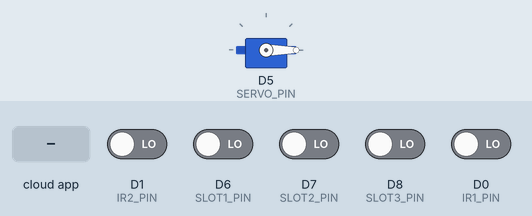
Bench run of a sketch on a simulated ESP8266 (NodeMCU). On the bench: servo. The test bench sets the inputs (shaded band); at power-on: D0 (IR1_PIN), D1 (IR2_PIN), D6 (SLOT1_PIN), D7 (SLOT2_PIN), D8 (SLOT3_PIN) LOW. WiFi joins after 1.5 s; servers stay silent unless stated; network time is answered at once with the bench clock; the local clock reads 2024-03-15 10:24:30 at power-on unless the sketch sets it; no MQTT or app messages arrive unless stated; what the sketch prints to the serial monitor is not drawn.

Above: at 2.7 s.
2.8 s: D0 (IR1_PIN) driven HIGH
At 7.05 s:
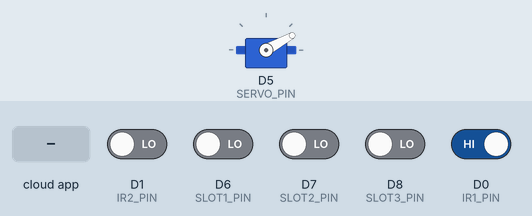
At 8.9 s:
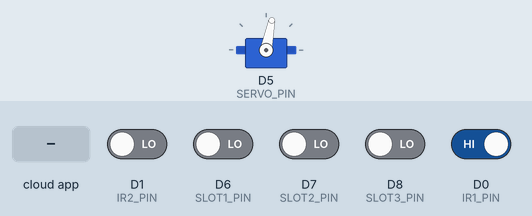
9.2 s: the phone or cloud app sets EntryGate to OFF
16.9 s: D1 (IR2_PIN) driven HIGH
26.3 s: the phone or cloud app sets ExitGate to ON
30.6 s: the phone or cloud app sets ExitGate to OFF
At 31.15 s:
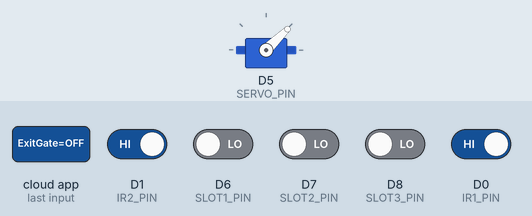
Timing chart, 0 to 33.6 s (numbered marks = the images above; inputs shaded):
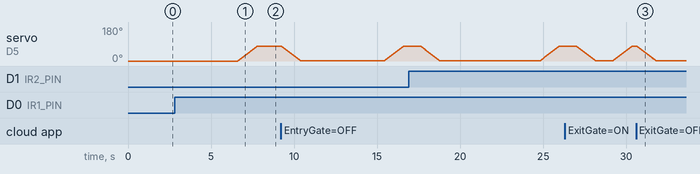

Measured:
- after the input at 2.8 s, servo on D5 (SERVO_PIN): moves from 0° to 79° over 1.2 s, starting after 3.8 s
- after the input at 30.6 s, servo on D5 (SERVO_PIN): moves from 79° to 1° over 1.2 s, starting at once

The sketch:

FINAL.ino
```cpp
#include <WiFi.h>
#include <WiFiClient.h>
#include <WiFiServer.h>
#include <WiFiUdp.h>
#include <ESP8266WiFi.h>
#include "Adafruit_MQTT.h"
#include "Adafruit_MQTT_Client.h"
#include <Servo.h>
#include <WiFiUdp.h>
#include <NTPClient.h>

// WiFi information
const char* ssid = "quocnguyn";
const char* password = "20110304";

// MQTT info
#define MQTT_SERV "io.adafruit.com"
#define MQTT_PORT 1883
#define MQTT_NAME "QUYNH22"
#define MQTT_PASS "aio_KkEs71DUY8mODr4oyCOZaLfgKrkv"

WiFiClient client;
Adafruit_MQTT_Client mqtt(&client, MQTT_SERV, MQTT_PORT, MQTT_NAME, MQTT_PASS);

// Register MQTT topics
Adafruit_MQTT_Subscribe EntryGate = Adafruit_MQTT_Subscribe(&mqtt, MQTT_NAME "/f/EntryGate");
Adafruit_MQTT_Subscribe ExitGate = Adafruit_MQTT_Subscribe(&mqtt, MQTT_NAME "/f/ExitGate");
Adafruit_MQTT_Publish CarsParked = Adafruit_MQTT_Publish(&mqtt, MQTT_NAME "/f/CarsParked");

// Assuming you already have MQTT publish objects for each slot like this:
Adafruit_MQTT_Publish EntrySlot1_Publish = Adafruit_MQTT_Publish(&mqtt, MQTT_NAME "/f/EntrySlot1");
Adafruit_MQTT_Publish ExitSlot1_Publish = Adafruit_MQTT_Publish(&mqtt, MQTT_NAME "/f/ExitSlot1");

Adafruit_MQTT_Publish EntrySlot2_Publish = Adafruit_MQTT_Publish(&mqtt, MQTT_NAME "/f/EntrySlot2");
Adafruit_MQTT_Publish ExitSlot2_Publish = Adafruit_MQTT_Publish(&mqtt, MQTT_NAME "/f/ExitSlot2");

Adafruit_MQTT_Publish EntrySlot3_Publish = Adafruit_MQTT_Publish(&mqtt, MQTT_NAME "/f/EntrySlot3");
Adafruit_MQTT_Publish ExitSlot3_Publish = Adafruit_MQTT_Publish(&mqtt, MQTT_NAME "/f/ExitSlot3");

// Sensor and servo pins
const int IR1_PIN = D0;  // Pin D0 for vehicle entry sensor
const int IR2_PIN = D1;  // Pin D1 for vehicle exit sensor
const int SLOT1_PIN = D6;
const int SLOT2_PIN = D7;
const int SLOT3_PIN = D8;
const int SERVO_PIN = D5;
const int DEBOUNCE_DELAY = 200;  // Debounce delay is 200ms
unsigned long lastIR1Time = 0;
unsigned long lastIR2Time = 0;
Servo myservo;
int count = 0;
const int CLOSE_ANGLE = 0;  // Close angle for servo
const int OPEN_ANGLE = 80;  // Open angle for servo

bool s1_occupied = false;
bool s2_occupied = false;
bool s3_occupied = false;
unsigned long lastDetectedTime = 0; // Time when the vehicle stops

WiFiUDP ntpUDP;
NTPClient timeClient(ntpUDP, "pool.ntp.org", 7 * 3600, 60000); // UTC+7

// Function prototypes
void handleSlot(bool slotState, bool& slotOccupied, const char* slotName, String formattedTime,
                Adafruit_MQTT_Publish& entrySlotPublish, Adafruit_MQTT_Publish& exitSlotPublish);
void handleGateCommand(const char* command, const char* gateName);

void setup() {
  Serial.begin(57600);

  // Connect to WiFi
  Serial.print("Connecting to WiFi");
WiFi.begin((char*)ssid, password);
  while (WiFi.status() != WL_CONNECTED) {
    Serial.print(".");
    delay(500);
  }
  Serial.println("\nConnected to WiFi!");

  // Setup MQTT
  mqtt.subscribe(&EntryGate);
  mqtt.subscribe(&ExitGate);

  // Setup sensors and servo
  pinMode(IR1_PIN, INPUT);
  pinMode(IR2_PIN, INPUT);
  pinMode(SLOT1_PIN, INPUT);
  pinMode(SLOT2_PIN, INPUT);
  pinMode(SLOT3_PIN, INPUT);
  myservo.attach(SERVO_PIN);
  myservo.write(CLOSE_ANGLE);  // Initially, close the gate

  // Update time client
  timeClient.update();
}

void loop() {
  MQTT_connect();
  timeClient.update();

  String currentTime = timeClient.getFormattedTime(); // Get time as HH:MM:SS
  Serial.println("Current Time: " + currentTime);

  // Read slot sensor states
  bool s1 = digitalRead(SLOT1_PIN);
  bool s2 = digitalRead(SLOT2_PIN);
  bool s3 = digitalRead(SLOT3_PIN);

  // Handle slot occupancy
  handleSlot(s1, s1_occupied, "Slot 1", timeClient.getFormattedTime(), EntrySlot1_Publish, ExitSlot1_Publish);
  handleSlot(s2, s2_occupied, "Slot 2", timeClient.getFormattedTime(), EntrySlot2_Publish, ExitSlot2_Publish);
  handleSlot(s3, s3_occupied, "Slot 3", timeClient.getFormattedTime(), EntrySlot3_Publish, ExitSlot3_Publish);

  // Check if IR1 is triggered to open the gate (when the vehicle enters)
  if (digitalRead(IR1_PIN) == HIGH) { // Vehicle enters (IR1 triggered)
    openCloseGate(true);  // Open gate
    lastDetectedTime = millis(); // Update time when vehicle enters
    delay(1000); // Optional: add a delay to avoid rapid repeated triggers (debouncing)
  }

  // Check if IR2 is triggered to close the gate (when the vehicle exits)
  if (digitalRead(IR2_PIN) == HIGH) { // Vehicle exits (IR2 triggered)
    openCloseGate(false); // Close gate (servo set to 0 degrees)
    lastDetectedTime = millis(); // Update time when vehicle exits
    delay(1000); // Optional: add a delay to avoid rapid repeated triggers (debouncing)
  }

  // Handle commands from MQTT
  Adafruit_MQTT_Subscribe* subscription;
  while ((subscription = mqtt.readSubscription(5000))) {
    if (subscription == &EntryGate) {
      handleGateCommand((char*)EntryGate.lastread, "Entry Gate");
    } else if (subscription == &ExitGate) {
      handleGateCommand((char*)ExitGate.lastread, "Exit Gate");
    }
  }

  // Update the car count
  int carsParkedCount = 0;  // Reset counter each loop cycle
  if (s1_occupied) carsParkedCount++;
  if (s2_occupied) carsParkedCount++;
  if (s3_occupied) carsParkedCount++;

  Serial.print("Cars parked: ");
  Serial.println(carsParkedCount);  // Debugging the car count

  // Publish the car count to MQTT
  if (!CarsParked.publish(String(carsParkedCount).c_str())) {
    Serial.println("Failed to publish CarsParked value.");
  } else {
    Serial.println("CarsParked value published.");
  }
}

void handleSlot(bool slotState, bool& slotOccupied, const char* slotName, String formattedTime,
                Adafruit_MQTT_Publish& entrySlotPublish, Adafruit_MQTT_Publish& exitSlotPublish) {
  if (slotState && !slotOccupied) {
    Serial.printf("%s is occupied\n", slotName);
    slotOccupied = true;
    if (!entrySlotPublish.publish((char*)formattedTime.c_str())) {
      Serial.println("Failed to publish entry time for slot.");
    }
  } else if (!slotState && slotOccupied) {
    Serial.printf("%s is vacant\n", slotName);
    slotOccupied = false;
    if (!exitSlotPublish.publish((char*)formattedTime.c_str())) {
      Serial.println("Failed to publish exit time for slot.");
    }
  }
}
void openCloseGate(bool open) {
  int targetAngle = open ? OPEN_ANGLE : CLOSE_ANGLE;  // Chọn góc mục tiêu (OPEN_ANGLE hoặc CLOSE_ANGLE)
  int currentAngle = myservo.read();  // Lấy góc hiện tại của servo

  // Nếu góc hiện tại khác góc mục tiêu, thực hiện chuyển động dần dần
  if (currentAngle != targetAngle) {
    int step = (targetAngle > currentAngle) ? 1 : -1;  // Đặt bước nhảy (tăng hoặc giảm góc)

    // Di chuyển servo đến góc mục tiêu dần dần
    for (int angle = currentAngle; angle != targetAngle; angle += step) {
      myservo.write(angle);  // Cập nhật góc servo
      delay(15);  // Độ trễ giữa các bước, có thể điều chỉnh để giảm tốc độ servo
    }
  }
  Serial.println(open ? "Gate opened" : "Gate closed");
}


void MQTT_connect() {
  int8_t ret;
  if (mqtt.connected()) {
    return;
  }
  uint8_t retries = 3;
  while ((ret = mqtt.connect()) != 0) {
    mqtt.disconnect();
    delay(5000);
    retries--;
    if (retries == 0) {
      Serial.println("Failed to connect to MQTT, check config.");
      while (1);
    }
  }
}

void handleGateCommand(const char* command, const char* gateName) {
  Serial.printf("Command from %s: %s\n", gateName, command);

  // Check if the command is "ON" or "OFF"
  if (strcmp(command, "ON") == 0) {
    openCloseGate(true);  // Open gate
  } else if (strcmp(command, "OFF") == 0) {
    openCloseGate(false); // Close gate
  }
}
```
